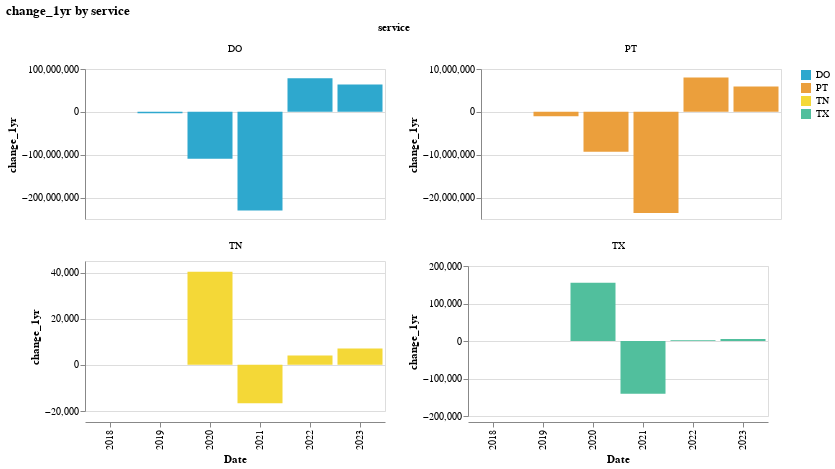

Source (notebook cell):
### Code cell
make_bar_chart(by_tos_long, y_col = "change_1yr", color_col = "service", title = "Total Change in UPT by Type of Service")

### Figure 1 — Vega-Lite specification as saved in the notebook (floating-point values rounded to 4 significant figures)
{"config": {"view": {"continuousWidth": 300, "continuousHeight": 300}}, "data": {"name": "data-dc64f120541d311c85e0c280c0af34a9"}, "facet": {"field": "service", "type": "nominal"}, "spec": {"mark": {"type": "bar"}, "encoding": {"color": {"field": "service", "scale": {"range": ["#2EA8CE", "#EB9F3C", "#F4D837", "#51BF9D", "#8CBCCB", "#9487C0", "#136C97", "#E16B26", "#F6BF16", "#00896B", "#7790A3", "#5B559C"]}, "title": "", "type": "nominal"}, "tooltip": [{"field": "year", "type": "nominal"}, {"field": "change_1yr", "type": "quantitative"}, {"field": "service", "type": "nominal"}, {"field": "RTPA", "type": "nominal"}], "x": {"field": "year", "title": "Date", "type": "ordinal"}, "y": {"field": "change_1yr", "title": "change_1yr", "type": "quantitative"}}, "height": 150, "name": "view_6", "width": 300}, "columns": 2, "params": [{"name": "param_7", "select": {"type": "interval", "encodings": ["x", "y"]}, "bind": "scales", "views": ["view_6"]}], "resolve": {"scale": {"x": "shared", "y": "independent"}}, "title": "change_1yr by service", "$schema": "https://vega.github.io/schema/vega-lite/v5.20.1.json", "datasets": {"data-dc64f120541d311c85e0c280c0af34a9": [{"service": "DO", "RTPA": "Metropolitan Transportation Commission", "year": "2018", "upt": 461200000.0, "previous_y_upt": 0.0, "change_1yr": 0.0, "pct_change_1yr": 100.0}, {"service": "DO", "RTPA": "Metropolitan Transportation Commission", "year": "2019", "upt": 458300000.0, "previous_y_upt": 461200000.0, "change_1yr": -2972000.0, "pct_change_1yr": -0.65}, {"service": "DO", "RTPA": "Metropolitan Transportation Commission", "year": "2020", "upt": 348700000.0, "previous_y_upt": 458300000.0, "change_1yr": -109600000.0, "pct_change_1yr": -31.42}, {"service": "DO", "RTPA": "Metropolitan Transportation Commission", "year": "2021", "upt": 118700000.0, "previous_y_upt": 348700000.0, "change_1yr": -230000000.0, "pct_change_1yr": -193.8}, {"service": "DO", "RTPA": "Metropolitan Transportation Commission", "year": "2022", "upt": 197100000.0, "previous_y_upt": 118700000.0, "change_1yr": 78420000.0, "pct_change_1yr": 39.79}, {"service": "DO", "RTPA": "Metropolitan Transportation Commission", "year": "2023", "upt": 261000000.0, "previous_y_upt": 197100000.0, "change_1yr": 63930000.0, "pct_change_1yr": 24.49}, {"service": "PT", "RTPA": "Metropolitan Transportation Commission", "year": "2018", "upt": 42630000.0, "previous_y_upt": 0.0, "change_1yr": 0.0, "pct_change_1yr": 100.0}, {"service": "PT", "RTPA": "Metropolitan Transportation Commission", "year": "2019", "upt": 41610000.0, "previous_y_upt": 42630000.0, "change_1yr": -1027000.0, "pct_change_1yr": -2.47}, {"service": "PT", "RTPA": "Metropolitan Transportation Commission", "year": "2020", "upt": 32310000.0, "previous_y_upt": 41610000.0, "change_1yr": -9296000.0, "pct_change_1yr": -28.77}, {"service": "PT", "RTPA": "Metropolitan Transportation Commission", "year": "2021", "upt": 8712000.0, "previous_y_upt": 32310000.0, "change_1yr": -23600000.0, "pct_change_1yr": -270.9}, {"service": "PT", "RTPA": "Metropolitan Transportation Commission", "year": "2022", "upt": 16710000.0, "previous_y_upt": 8712000.0, "change_1yr": 8001000.0, "pct_change_1yr": 47.87}, {"service": "PT", "RTPA": "Metropolitan Transportation Commission", "year": "2023", "upt": 22640000.0, "previous_y_upt": 16710000.0, "change_1yr": 5930000.0, "pct_change_1yr": 26.19}, {"service": "TN", "RTPA": "Metropolitan Transportation Commission", "year": "2018", "upt": 0.0, "previous_y_upt": 0.0, "change_1yr": 0.0, "pct_change_1yr": null}, {"service": "TN", "RTPA": "Metropolitan Transportation Commission", "year": "2019", "upt": 0.0, "previous_y_upt": 0.0, "change_1yr": 0.0, "pct_change_1yr": null}, {"service": "TN", "RTPA": "Metropolitan Transportation Commission", "year": "2020", "upt": 40340.0, "previous_y_upt": 0.0, "change_1yr": 40340.0, "pct_change_1yr": 100.0}, {"service": "TN", "RTPA": "Metropolitan Transportation Commission", "year": "2021", "upt": 23750.0, "previous_y_upt": 40340.0, "change_1yr": -16590.0, "pct_change_1yr": -69.85}, {"service": "TN", "RTPA": "Metropolitan Transportation Commission", "year": "2022", "upt": 27820.0, "previous_y_upt": 23750.0, "change_1yr": 4074.0, "pct_change_1yr": 14.64}, {"service": "TN", "RTPA": "Metropolitan Transportation Commission", "year": "2023", "upt": 34930.0, "previous_y_upt": 27820.0, "change_1yr": 7110.0, "pct_change_1yr": 20.35}, {"service": "TX", "RTPA": "Metropolitan Transportation Commission", "year": "2018", "upt": 0.0, "previous_y_upt": 0.0, "change_1yr": 0.0, "pct_change_1yr": null}, {"service": "TX", "RTPA": "Metropolitan Transportation Commission", "year": "2019", "upt": 0.0, "previous_y_upt": 0.0, "change_1yr": 0.0, "pct_change_1yr": null}, {"service": "TX", "RTPA": "Metropolitan Transportation Commission", "year": "2020", "upt": 155500.0, "previous_y_upt": 0.0, "change_1yr": 155500.0, "pct_change_1yr": 100.0}, {"service": "TX", "RTPA": "Metropolitan Transportation Commission", "year": "2021", "upt": 14620.0, "previous_y_upt": 155500.0, "change_1yr": -140800.0, "pct_change_1yr": -963.0}, {"service": "TX", "RTPA": "Metropolitan Transportation Commission", "year": "2022", "upt": 16460.0, "previous_y_upt": 14620.0, "change_1yr": 1840.0, "pct_change_1yr": 11.18}, {"service": "TX", "RTPA": "Metropolitan Transportation Commission", "year": "2023", "upt": 21990.0, "previous_y_upt": 16460.0, "change_1yr": 5524.0, "pct_change_1yr": 25.12}]}}
